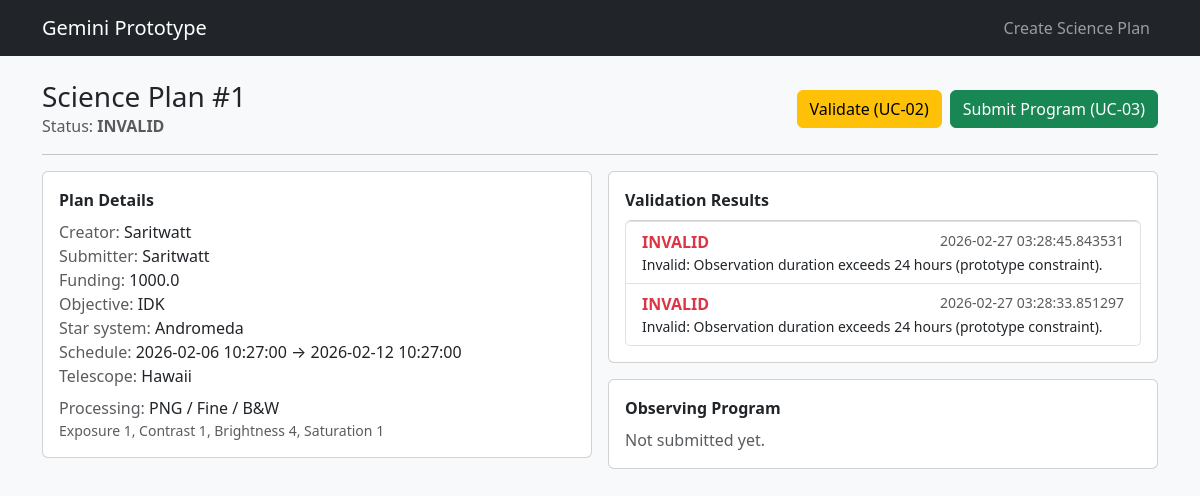
The page /plans/1 on the database its author committed.
### app/models.py (models this page shows)
class SciencePlan(SQLModel, table=True):
    id: Optional[int] = Field(default=None, primary_key=True)
    creator: str
    submitter: str
    funding: float
    objective: str = Field(max_length=500)
    star_system: str
    schedule_start: datetime
    schedule_end: datetime
    telescope_location: str  # Hawaii or Chile
    file_type: str           # PNG, JPEG, RAW
    file_quality: str        # Low, Fine
    image_mode: str          # B&W, Color
    exposure: int            # 0-50
    contrast: int            # 0-50
    brightness: int          # 0-50
    saturation: int          # 0-50
    status: str = Field(default="DRAFT")  # DRAFT, VALID, INVALID, SUBMITTED
    created_at: datetime = Field(default_factory=datetime.utcnow)
    updated_at: datetime = Field(default_factory=datetime.utcnow)

class ValidationResult(SQLModel, table=True):
    id: Optional[int] = Field(default=None, primary_key=True)
    plan_id: int = Field(foreign_key="scienceplan.id")
    is_valid: bool
    message: str
    created_at: datetime = Field(default_factory=datetime.utcnow)

### app/main.py (the view)
@app.get("/plans/{plan_id}", response_class=HTMLResponse)
def plan_detail(request: Request, plan_id: int, session: Session = Depends(get_session)):
    plan = session.get(SciencePlan, plan_id)
    if not plan:
        return HTMLResponse("Plan not found", status_code=404)
    results = session.exec(
        select(ValidationResult).where(ValidationResult.plan_id == plan_id).order_by(ValidationResult.created_at.desc())
    ).all()
    program = session.exec(select(ObservingProgram).where(ObservingProgram.plan_id == plan_id)).first()
    return templates.TemplateResponse("plan_detail.html", {
        "request": request,
        "plan": plan,
        "results": results,
        "program": program
    })

### app/templates/plan_detail.html
{% extends "base.html" %}
{% block content %}
<div class="d-flex align-items-center justify-content-between">
  <div>
    <h3 class="m-0">Science Plan #{{ plan.id }}</h3>
    <div class="text-muted">Status: <span class="fw-semibold">{{ plan.status }}</span></div>
  </div>
  <div class="d-flex gap-2">
    <form method="post" action="/plans/{{plan.id}}/validate">
      <button class="btn btn-warning" type="submit">Validate (UC-02)</button>
    </form>
    <a class="btn btn-success" href="/plans/{{plan.id}}/submit">Submit Program (UC-03)</a>
  </div>
</div>
<hr/>
<div class="row g-3">
  <div class="col-md-6">
    <div class="card p-3">
      <div class="fw-semibold mb-2">Plan Details</div>
      <div><span class="text-muted">Creator:</span> {{ plan.creator }}</div>
      <div><span class="text-muted">Submitter:</span> {{ plan.submitter }}</div>
      <div><span class="text-muted">Funding:</span> {{ plan.funding }}</div>
      <div><span class="text-muted">Objective:</span> {{ plan.objective }}</div>
      <div><span class="text-muted">Star system:</span> {{ plan.star_system }}</div>
      <div><span class="text-muted">Schedule:</span> {{ plan.schedule_start }} → {{ plan.schedule_end }}</div>
      <div><span class="text-muted">Telescope:</span> {{ plan.telescope_location }}</div>
      <div class="mt-2"><span class="text-muted">Processing:</span> {{ plan.file_type }} / {{ plan.file_quality }} / {{ plan.image_mode }}</div>
      <div class="text-muted small">Exposure {{ plan.exposure }}, Contrast {{ plan.contrast }}, Brightness {{ plan.brightness }}, Saturation {{ plan.saturation }}</div>
    </div>
  </div>
  <div class="col-md-6">
    <div class="card p-3">
      <div class="fw-semibold mb-2">Validation Results</div>
      {% if results|length == 0 %}
        <div class="text-muted">No validation results yet. Click “Validate”.</div>
      {% else %}
        <ul class="list-group">
          {% for r in results %}
            <li class="list-group-item">
              <div class="d-flex justify-content-between">
                <div class="fw-semibold">
                  {% if r.is_valid %}<span class="text-success">VALID</span>{% else %}<span class="text-danger">INVALID</span>{% endif %}
                </div>
                <div class="small text-muted">{{ r.created_at }}</div>
              </div>
              <div class="small">{{ r.message }}</div>
            </li>
          {% endfor %}
        </ul>
      {% endif %}
    </div>
    <div class="card p-3 mt-3">
      <div class="fw-semibold mb-2">Observing Program</div>
      {% if program %}
        <div><span class="text-muted">Status:</span> {{ program.status }}</div>
        <div><span class="text-muted">Calibration unit:</span> {{ program.calibration_unit }}</div>
        <div><span class="text-muted">Light type:</span> {{ program.light_type }}</div>
        <div><span class="text-muted">Fold mirror:</span> {{ program.fold_mirror_type }}</div>
        <div><span class="text-muted">Teleposition:</span> {{ program.teleposition_degree }}° {{ program.teleposition_direction }}</div>
        <div class="small text-muted">Submitted at {{ program.submitted_at }}</div>
      {% else %}
        <div class="text-muted">Not submitted yet.</div>
      {% endif %}
    </div>
  </div>
</div>
{% endblock %}

### rows shown on the page
SciencePlan: id "1", status "INVALID", creator "Saritwatt", submitter "Saritwatt", funding "1000.0", objective "IDK", star_system "Andromeda", schedule_start "2026-02-06 10:27:00", schedule_end "2026-02-12 10:27:00", telescope_location "Hawaii", file_type "PNG", file_quality "Fine", image_mode "B&W", exposure "1", contrast "1", brightness "4", saturation "1"
ValidationResult: is_valid "INVALID", created_at "2026-02-27 03:28:45.843531", message "Invalid: Observation duration exceeds 24 hours (prototype constraint)."
ValidationResult: is_valid "INVALID", created_at "2026-02-27 03:28:33.851297", message "Invalid: Observation duration exceeds 24 hours (prototype constraint)."
